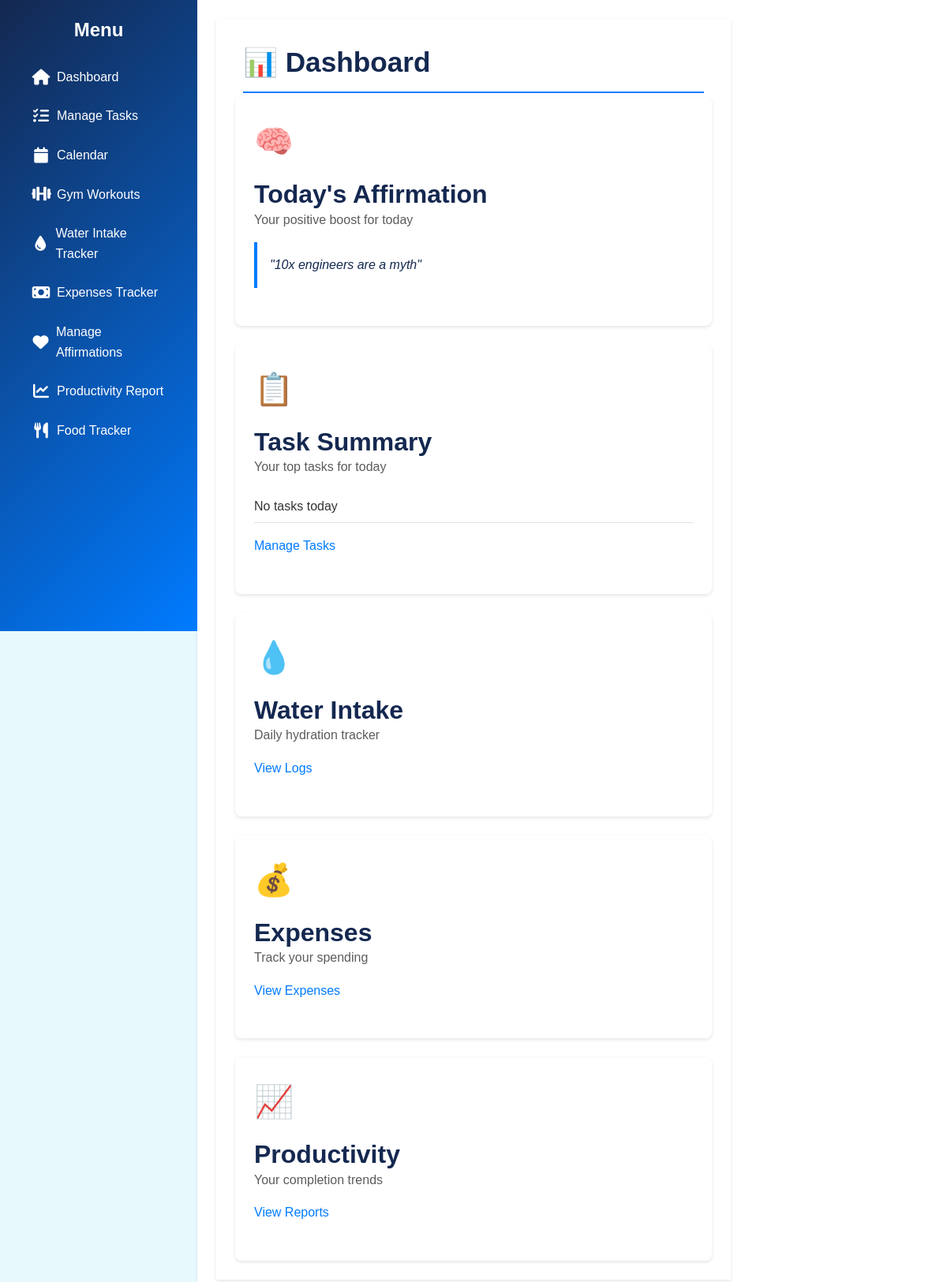
Before: / with the older database file.
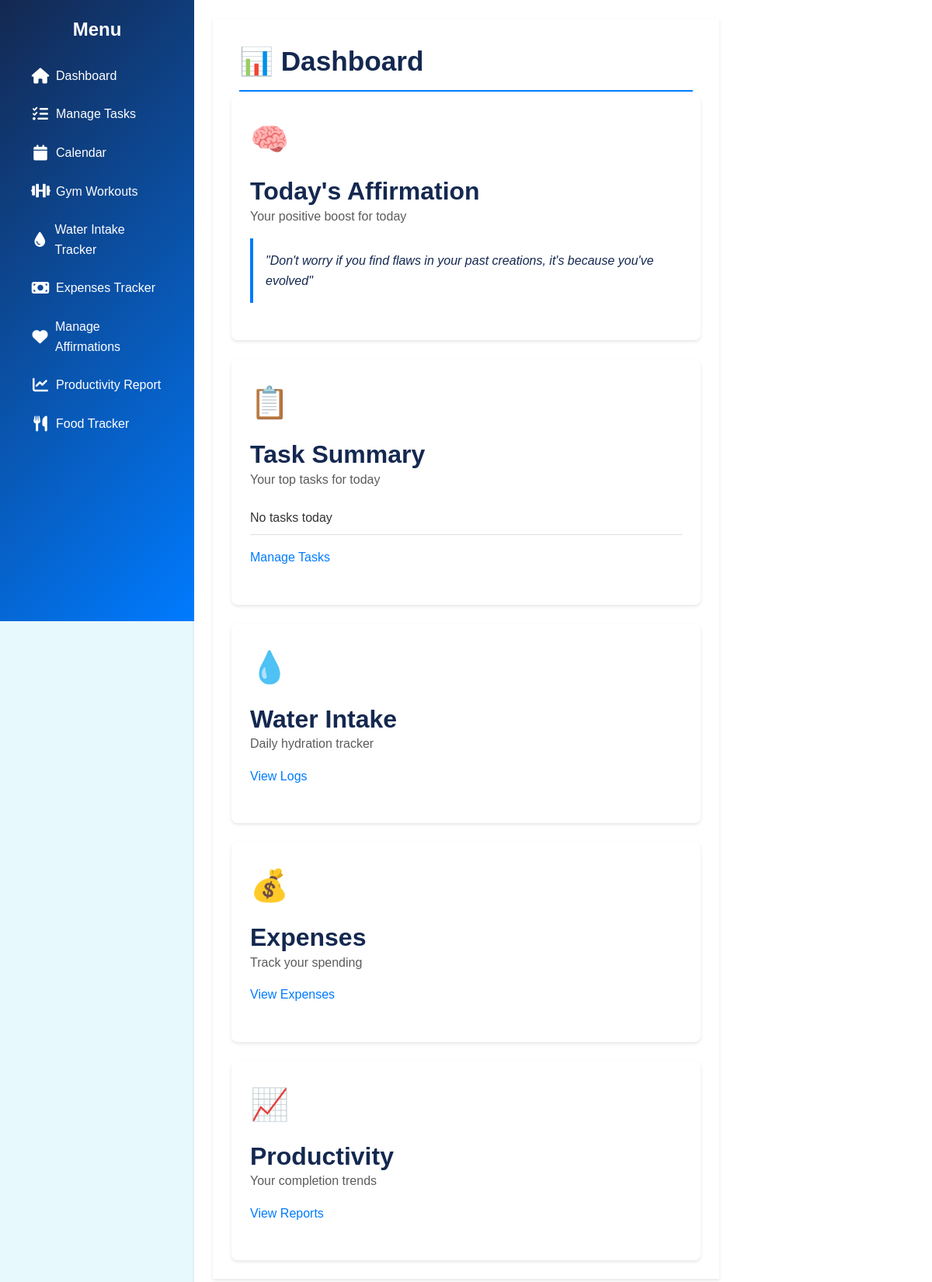
After: the same page with the newer database file.
### app.py (models this page shows)
class Affirmation(db.Model):
    id = db.Column(db.Integer, primary_key=True)
    message = db.Column(db.String(200), nullable=False)

### app.py (the view)
@app.route('/')
def home():
    today = datetime.today().date()
    tasks = Task.query.filter(Task.date == today).all()
    affirmations = Affirmation.query.all()
    daily_affirmation = random.choice(affirmations).message if affirmations else "Stay positive!"
    return render_template('dashboard.html', tasks=tasks, affirmation=daily_affirmation)

### templates/dashboard.html (shortened to what this page needs)
{% extends "base.html" %}
{% block content %}
<main class="dashboard-container">
    <h1 class="page-header">
        📊 Dashboard
    </h1>
    <div class="card-grid">
        <div class="card-row top-row">
            <div class="card">
                <div class="card-icon">🧠</div>
                <h2>Today's Affirmation</h2>
                <p class="card-subtitle">Your positive boost for today</p>
                <blockquote class="affirmation-text">"{{ affirmation }}"</blockquote>
            </div>
            <div class="card">
                <div class="card-icon">📋</div>
                <h2>Task Summary</h2>
                <p class="card-subtitle">Your top tasks for today</p>
                <ul class="task-list">
                    {% if tasks %}
                        {% for task in tasks[:4] %}
                        <li class="{% if task.completed %}completed{% endif %}">
                            {{ task.title or task.description }}
                            <span>{{ task.date.strftime('%b %d') }}</span>
                        </li>
                        {% endfor %}
                    {% else %}
                        <li>No tasks today</li>
                    {% endif %}
                </ul>
                <a href="{{ url_for('task_manager') }}" class="card-btn">Manage Tasks</a>
            </div>
            <div class="card">
                <div class="card-icon">💧</div>
                <h2>Water Intake</h2>
                <p class="card-subtitle">Daily hydration tracker</p>
                <a href="/water_intake" class="card-btn">View Logs</a>
            </div>
            <div class="card">
              <div class="card-icon">💰</div>
              <h2>Expenses</h2>
              <p class="card-subtitle">Track your spending</p>
              <a href="/expenses" class="card-btn">View Expenses</a>
          </div>
          <div class="card">
                <div class="card-icon">📈</div>
                <h2>Productivity</h2>
                <p class="card-subtitle">Your completion trends</p>
                <a href="/productivity_report" class="card-btn">View Reports</a>
          </div>
        </div>
        </div>
    </main>
{% endblock %}

Changed rows visible on the page:
changed Affirmation: message "10x engineers are a myth" → "Don't worry if you find flaws in your past creations, it's because you've evolved"
